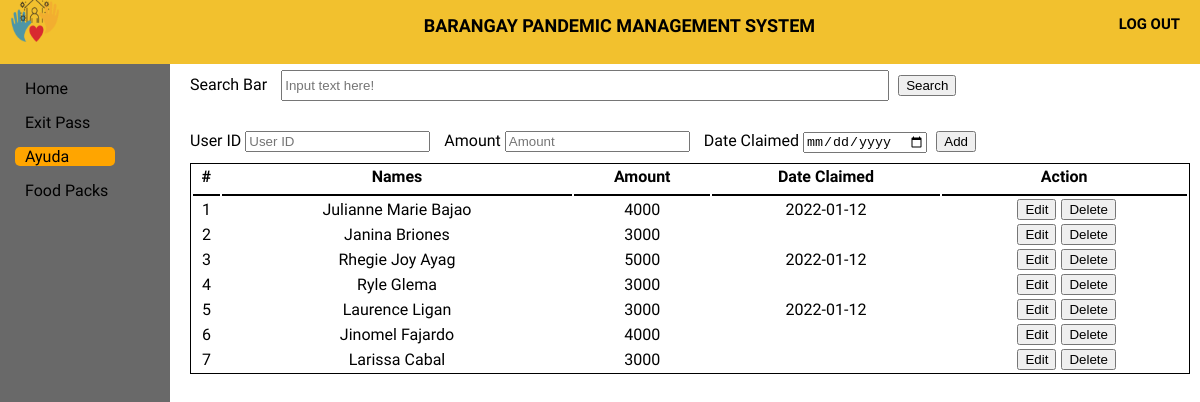
The page /Official/Ayuda/ayuda.php on the database as committed earlier.
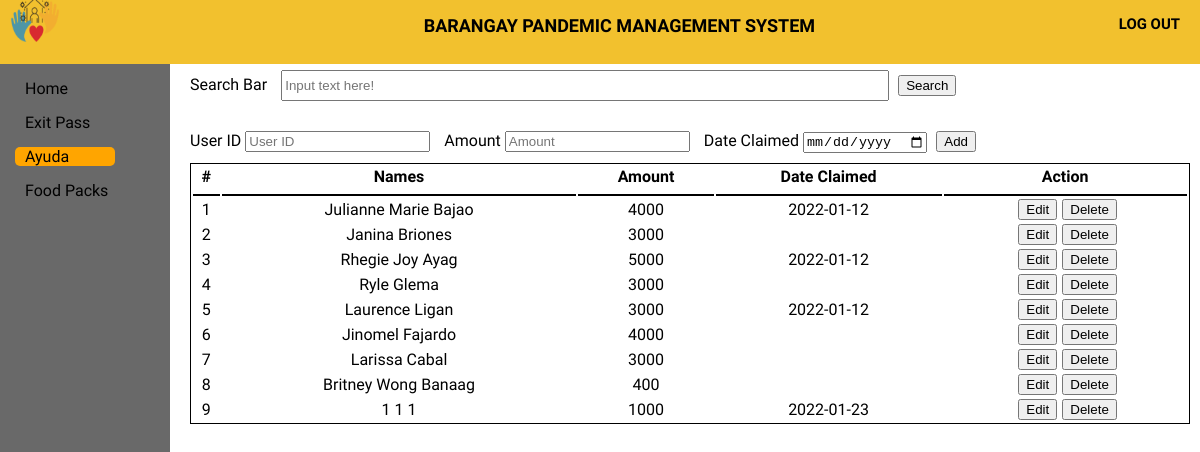
The same page on the database as committed later.
### tables this page shows
CREATE TABLE `ayuda` (
  `ayudaID` int(11) NOT NULL,
  `userID` int(11) NOT NULL,
  `name2` varchar(50) NOT NULL,
  `amount` int(50) NOT NULL,
  `barangay` varchar(50) NOT NULL,
  `date_claimed` varchar(50) NOT NULL
);

### Official/Ayuda/ayuda.php (the view, shortened to what this page needs)
<!DOCTYPE html>
<html>
<head>
	<link rel="stylesheet" type="text/css" href="ayuda.css">
</head>
<body>
	<header>
		<div class="log_out">
			<a href="log_out" class="logout_btn"><h5>LOG OUT</h5></a>
		</div>
		<div class="title">
			<h5>BARANGAY PANDEMIC MANAGEMENT SYSTEM</h5>
		</div>
		<div class="logobox">
			<img src="logo1.png" class="logo">
		</div>
	</header>
	<div class="sidebar">
		<a href="../home page/home.html"><span>Home</span></a>
		<a href="../ExitPass/exitpass.php"><span>Exit Pass</span></a>
		<a href="../Ayuda/Ayuda.php" id="main"><span>Ayuda</span></a>
		<a href="../Food pack/Food pack.php"><span>Food Packs</span></a>
	</div>
	<div class="content">
		<form action="aresult.php" method="get">
		<div class="Cheader">
			<label>Search Bar</label>
			<input type="text" name="search" id="searchbar" placeholder="Input text here!">
			<button type="submit" >Search</button>
		</div>
		</form>
		<form action="addayuda-check.php" method="POST">
		<div class="Add">
			<label>User ID</label>
			<input type="text" name="userID" id="userID" placeholder="User ID">
			<label>Amount</label>
			<input type="text" name="amount" id="Amount" placeholder="Amount">
			<label>Date Claimed</label>
			<input type="Date" name="date_claimed" id="date_claimed">
			<button type="submit" name="add-ayuda" class="submit">Add</button>
		</div>
		</form>
		<table class="table1">
		  <tr>
		  	<th>#</th>
		    <th>Names</th>
		    <th>Amount</th>
		    <th>Date Claimed</th>
		    <th>Action</th>
		  </tr>
		  <tbody>
					<?php
						require '../Connection/db_conn.php';
						$query = $conn->query("SELECT *  FROM `ayuda`;") or die(mysqli_error());
						while($fetch = $query->fetch_array()){
					?>
						<tr>
							<td><?php echo $fetch['ayudaID']?></td>
							<td><?php echo $fetch['name2']?></td>
							<td><?php echo $fetch['amount']?></td>
							<td><?php echo $fetch['date_claimed']?></td>
    						<td><center></a><a href = "edit-ayuda.php?ayudaID=<?php echo $fetch['ayudaID']?>"><i></i><button>Edit</button></a><a onclick = "confirmationDelete(this); return false;" href = "delete-ayuda.php?ayudaID=<?php echo $fetch['ayudaID']?>"><i></i><button> Delete</button></a></center></td>
  </tr>
 					 <?php
						}
					?>
					</tbody>
		</table>
	</div>
</body>
</html>

Rows that differ between the two databases and show on the page:
added ayuda: ayudaID "8", name2 "Britney Wong Banaag", amount "400"
added ayuda: ayudaID "9", name2 "1 1 1", amount "1000", date_claimed "2022-01-23"
